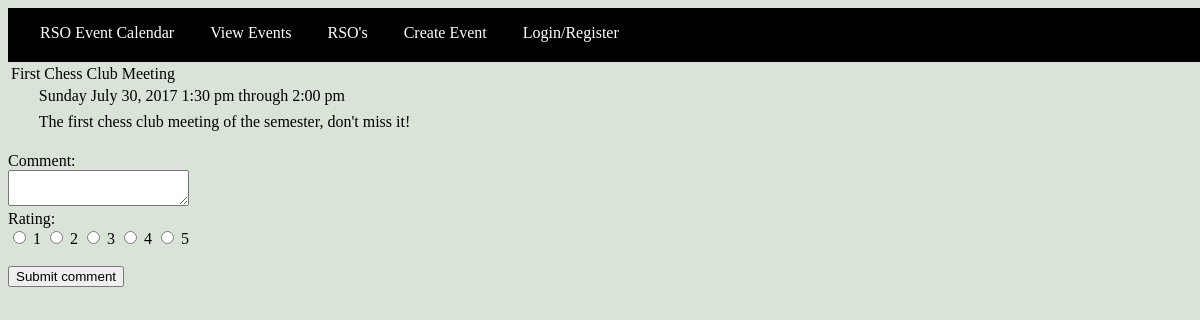
/php/event_page.php?eid=1, run on the app's committed database.
### tables this page shows
CREATE TABLE events(
        eid           VARCHAR(11)   NOT NULL,
        rso_id        INT           NOT NULL,
        name          VARCHAR(255)  NOT NULL,
        email         VARCHAR(255)  NOT NULL,
        type          VARCHAR(11)   NOT NULL,
        phone         VARCHAR(20)   NOT NULL,
        start_date    DATETIME      NOT NULL,
        end_date      DATETIME      NOT NULL,
        lid           INT           NOT NULL,
        description   TEXT          NOT NULL,
        approved      BOOLEAN               ,
        school_code   INT           NOT NULL,
        privacy       INT           NOT NULL,
        FOREIGN KEY (rso_id) REFERENCES rso (rso_id) ON DELETE CASCADE,
        FOREIGN KEY (lid) REFERENCES location (lid) ON DELETE CASCADE,
        FOREIGN KEY (school_code) REFERENCES university (school_code) ON DELETE CASCADE,
        PRIMARY KEY (eid)
);

### php/functions.php (called while the page is built, shortened)
<?php
$dbhost = 'localhost';
$dbname = 'event_db';
$dbuser = 'root';
$dbpass = '';
$con = mysqli_connect($dbhost, $dbuser, $dbpass, $dbname) or
  die(mysql_error());
function queryMysql($query)
{
  global $con;
  $result = mysqli_query($con, $query);
  return $result;
}
 ?>

### php/event_page.php (the view, shortened to what this page needs)
<?php
require_once 'header.php';
$pull_eid = $_GET['eid'];
$sql = "SELECT
            name,
            privacy,
            email,
            type,
            phone,
            start_date,
            end_date,
            lid,
            description
        FROM events
            WHERE eid = $pull_eid";
$result = queryMysql($sql);
if ($result->num_rows >0)
{
    echo "<table>";
    while($row = $result->fetch_assoc())
    {
        $stime = strtotime($row['start_date']);
        $etime = strtotime($row['end_date']);
        echo "<tr><td>" . $row["name"] . "</td></tr>";
        echo "<tr><td class=indent>" . date('l F d, Y g:i a', $stime) . " through " . date('g:i a', $etime) . "</td></tr>";
        echo "<tr><td class=indent>" . $row["location"] . " " . $row["room"] . "</td></tr>";
        echo "<tr><td class=indent>" . $row["description"] . "</td></tr>";
    }
    echo "</table></br>";
}
echo"<form method='post' action='post_comment.php'>
  Comment:
  </br>
  <textarea name='comment' id='comment'></textarea>
  </br>
  Rating: </br>
  <input type='radio' name='rating' value='1'> 1
  <input type='radio' name='rating' value='2'> 2
  <input type='radio' name='rating' value='3'> 3
  <input type='radio' name='rating' value='4'> 4
  <input type='radio' name='rating' value='5'> 5 </br>
  </br>
  <button> Submit comment </button><input type ='hidden' name='eid' value = '$pull_eid'/>";
echo "</form></hmtl>";
?>

### css/home.css (style rules this page uses)
body { background-color: #d9e3d8; }

### php/header.php (style rules this page uses)
td.indent { padding-left: 1.8em }

### data on the page
events: name "First Chess Club Meeting", start_date "Sunday July 30, 2017 1:30 pm", end_date "2:00 pm", description "The first chess club meeting of the semester, don't miss it!"
